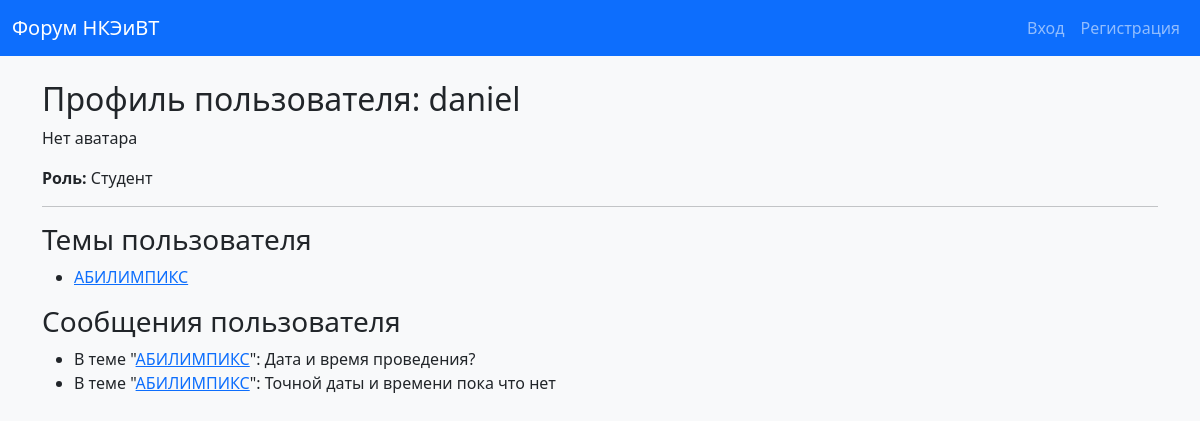
The app's page /profile/2/ with its own data.
### forum/models.py (models this page shows, shortened)
class Topic(models.Model):
    title = models.CharField("Заголовок темы", max_length=255)
    category = models.ForeignKey(Category, on_delete=models.CASCADE, verbose_name="Категория")
    author = models.ForeignKey(User, on_delete=models.CASCADE, verbose_name="Автор")
    created_at = models.DateTimeField(auto_now_add=True)
    class Meta:
        verbose_name = "Тема"
        verbose_name_plural = "Темы"

class Post(models.Model):
    content = models.TextField("Сообщение")
    topic = models.ForeignKey(Topic, on_delete=models.CASCADE, verbose_name="Тема")
    author = models.ForeignKey(User, on_delete=models.CASCADE, verbose_name="Автор")
    created_at = models.DateTimeField(auto_now_add=True)
    class Meta:
        verbose_name = "Сообщение"
        verbose_name_plural = "Сообщения"

### forum/views.py (the view)
# urls.py: path('profile/<int:user_id>/', views.profile_view, name='profile_view'),
def profile_view(request, user_id):
    user = get_object_or_404(User, id=user_id)
    topics = Topic.objects.filter(author=user)
    posts = Post.objects.filter(author=user)
    return render(request, 'forum/profile_view.html', {
        'profile_user': user,
        'topics': topics,
        'posts': posts
    })

### forum/templates/forum/profile_view.html (shortened to what this page needs)
{% extends "forum/base.html" %}
{% block content %}
<h2>Профиль пользователя: {{ profile_user.username }}</h2>
    {% if profile_user.profile.avatar %}
<img src="{{ profile_user.profile.avatar.url }}" alt="Аватар" width="100" height="100">
    {% else %}
<p>Нет аватара</p>
    {% endif %}
<p>
    <strong>Роль:</strong>
    {% if profile_user.profile.role == 'student' %}
    Студент
    {% else %}
    Преподаватель
    {% endif %}
</p>
<hr>
<h3>Темы пользователя</h3>
<ul>
    {% for topic in topics %}
    <li><a href="{% url 'topic_posts' topic.id %}">{{ topic.title }}</a></li>
    {% empty %}
    <li>Пользователь пока не создал ни одной темы.</li>
    {% endfor %}
</ul>
<h3>Сообщения пользователя</h3>
<ul>
    {% for post in posts %}
    <li>В теме "<a href="{% url 'topic_posts' post.topic.id %}">{{ post.topic.title }}</a>": {{ post.content|truncatechars:50 }}</li>
    {% empty %}
    <li>Пользователь пока не оставил ни одного сообщения.</li>
    {% endfor %}
</ul>
{% endblock %}

### forum/static/css/style.css (style rules this page uses)
body { background-color: #f8f9fa; }

### records on screen
Topic: title "АБИЛИМПИКС"
Post: topic "АБИЛИМПИКС", content "Дата и время проведения?"
Post: topic "АБИЛИМПИКС", content "Точной даты и времени пока что нет"

### other values on screen
{{ profile_user.username }} "daniel"
